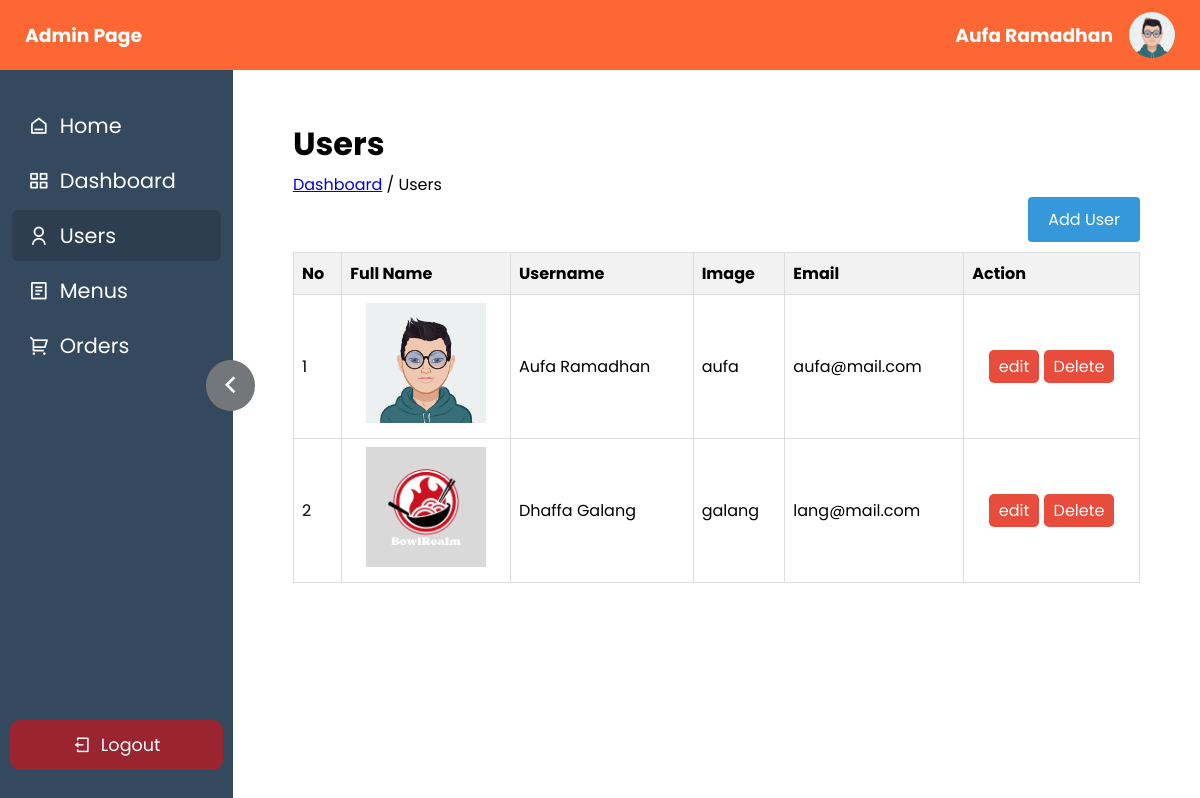
Screenshot of /__backend/index.php?page=user (signed in) with the database file from the repository.
### tables this page shows
CREATE TABLE `user` (
  `user_id` int NOT NULL,
  `user_img` longtext NOT NULL,
  `user_name` varchar(255) NOT NULL,
  `username` varchar(255) NOT NULL,
  `user_email` varchar(255) NOT NULL,
  `password` varchar(255) NOT NULL,
  `role_id` int NOT NULL
);

### function.php (called while the page is built, shortened)
<?php
function base_url($path = '')
{
    return BASE_URL . $path;
}
function koneksi()
{
    return mysqli_connect("localhost", "root", "", "pw2024_tubes_233040028");
}
function query($query)
{
    $conn = koneksi();
    $result = mysqli_query($conn, $query);
    mysqli_fetch_array($result);
    return $result;
}

### __backend/users/users.php (the view, shortened to what this page needs)
<?php
$users = query("SELECT * FROM user");
?>
<div class="page">
    <a href="index.php?page=index">Dashboard</a> / Users
</div>
<div class="add-data">
    <a href="index.php?page=add_user">Add User</a>
</div>
<table class="table">
    <thead>
        <tr>
            <th>No</th>
            <th>Full Name</th>
            <th>Username</th>
            <th>Image</th>
            <th>Email</th>
            <th>Action</th>
        </tr>
    </thead>
    <tbody>
        <?php
        $id = 1;
        foreach ($users as $user) :
        ?>
            <tr>
                <td><?= $id++ ?></td>
                <td align="center">
                    <img src="<?= base_url("assets/upload/$user[user_img]") ?>" width="120" height="120">
                </td>
                <td><?= $user['user_name'] ?></td>
                <td><?= $user['username'] ?></td>
                <td><?= $user['user_email'] ?></td>
                <td align="center">
                    <a class="btn-small btn-danger" href="index.php?page=edit_user&user_id=<?= $user['user_id'] ?>">edit</a>
                    <a class="btn-small btn-danger" href="index.php?page=users&user_id=<?= $user['user_id'] ?>">Delete</a>
                </td>
            </tr>
        <?php endforeach ?>
    </tbody>
</table>

### __backend/assets/style.css (style rules this page uses)
:root { --primary-100-color: #ffece6; --primary-200-color: #fed9cc; --primary-800-color: #fd6733; --primary-900-color: #fc541a; --secondary-100-color: #fc4100; --black-100-color: #151515; }
* { margin: 0; padding: 0; box-sizing: border-box; }
body { font-family: "Poppins", sans-serif; height: 100vh; overflow-y: hidden; }
table { width: 100%; border-collapse: collapse; margin-top: 20px; }
table tr th, table tr td { border: 1px solid #ddd; padding: 8px; }
table tr th { background-color: #f2f2f2; text-align: left; }
.btn-small { padding: 5px 10px; color: #fff; border-radius: 5px; text-decoration: none; }
.btn-danger { background-color: #e74c3c; }
.add-data a { background-color: #3498db; color: #fff; border-radius: 4px; padding: 10px 20px; text-decoration: none; float: right; margin-bottom: 10px; }

### rows the page displays
user: user_img (picture), user_name "Aufa Ramadhan", username "aufa", user_email "aufa@mail.com"
user: user_img (picture), user_name "Dhaffa Galang", username "galang", user_email "lang@mail.com"

### other values shown
$_SESSION['fullname'] "Aufa Ramadhan"
$title "Users"
